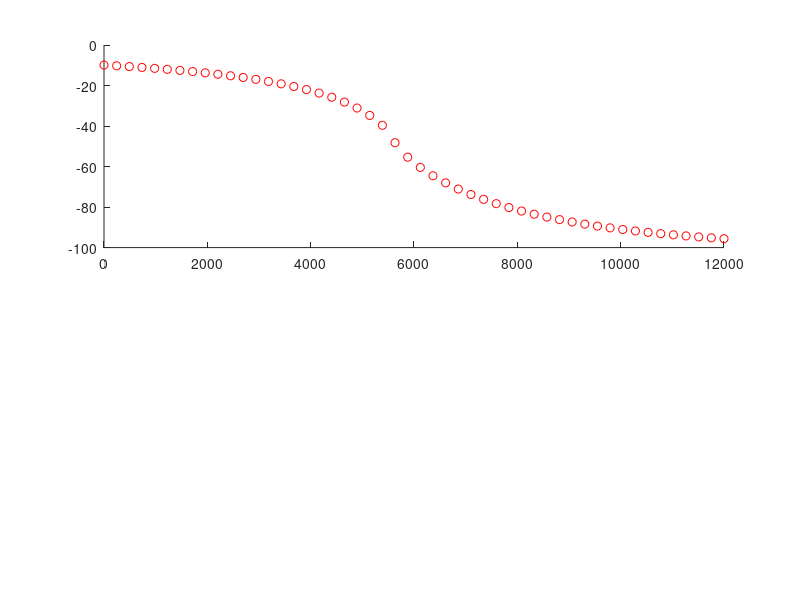

Write the MATLAB code that produced this figure. (Note: this script raises an error after producing the figure.)
% ***************************************************************
% *** Matlab code for optimizing Mode1 1 (Normal listric fault) having fixed density
% *** Source Code is mainly written for research purposes. The codes are
% *** having copyrights and required proper citations whenever it is used.
% *** Developed by:
% ***       Mr. Arka Roy (email: arka.phy@gmail.com)
% ***       Mr. Thatikonda Suresh Kumar (email: sureshkumarncess@gmail.com)
% ***       Mr. Rajat Kumar Sharma (email: rajat.sharma.mmm@gmail.com)
% ***       Solid Earth Research Group, National Centre for Earth Science Studies,
% ***       Ministry of Earth Sciences, Government of India
% ***       Thiruvanthapuram, Kerala, India
% ****************************************************************

clear all
close all

%importing synthetic gravity anomaly data for Model 1
data=importdata('listric_fault_grav_anomaly_model1.txt');
x_obs=data(:,1);       %observation points in m
g_obs=data(:,2);       %gravity anomalies in mGal
filename='error_energy_without_noise_model1.txt'; %file name for saving error energy
%Incorporating Gaussian noise
%g_obs=g_obs+sqrt(1.5).*randn(size(g_obs))+0; filename='error_energy_with_noise_model1.txt'; %file name for saving error energy
%finding orientation of fault
if abs(g_obs(1))>abs(g_obs(end))
    tf=-1;
else
    tf=1;
end
%plotting gravity anomaly data
figure(1)
subplot(2,1,1)
hold on
plot(x_obs,g_obs,'ro','linewidth',0.5)

%depth varying density distribution of the structure
density=@(z) -650+0.*z;

%t and c are Legendre Gaussian quadrature points for numerical integration
[t_leg,c_leg]=lgwt(10,0,1); 
    
%% Problem Definition
%%%%    Optimization of Model 1 (normal listric fault) using PSO     %%%%
c1=1.4; c2=1.7; 
            %Cost function with constraints for optimization
            CostFunction =@(x) myCostFunction(x,x_obs,g_obs,t_leg,c_leg,density)+1000*(constrained(x,x_obs)); 
            nVar=5;                %Number of Unknown Variables
            MaxIt = 500;           %Maximum number of iterations
            nPoP = 40;             %Population size or swarm size
            %Loop for 3 independent run
            cost_uncrtn=[]; var_uncrtn=[];
            for ii=1:3
                %Calling the function for optimization using PSO
                [bst_var, best_cost,iter_count,error_energy,tot_var,tot_cost] = WIPSO(CostFunction,nVar,MaxIt,nPoP,c1,c2);
                %Saving all best cost and parameters for each independent run 
                all_best(ii)=best_cost;
                all_var(:,ii)=bst_var;
                err_enrgy(:,ii)=error_energy';
                cost_uncrtn=[cost_uncrtn tot_cost];
                var_uncrtn=[var_uncrtn tot_var];
                %printing best cost after each iterations
                fprintf('best cost=%f\n',best_cost)
            end
            %finding best model 
            [val,id]=min(all_best);
            %Parameters for best Model 
            best_var=(squeeze(all_var(:,id)))';  
            %error energy for best model 
            best_error=(squeeze(err_enrgy(:,id)));
            
                %evaluating fault structures using Bazier polynomial
                [x_data,y_data]=quad_Bazier(best_var,20);
                %importing synthetic Model data points corresponding to the gravity anomaly
                listric_data=importdata('listric_fault_synthetic_model1.txt');
                xm=(listric_data(:,1))';
                ym=(listric_data(:,2))';
                %plotting the inverted fault structure
                subplot(2,1,2)
                hold on
                   if tf==1
                        %plotting the inverted fault structure using patched surface
                        p2=patch([x_data x_obs(end) x_obs(end) x_data(1)],[y_data y_data(end) y_data(1) y_data(1)],density([y_data y_data(end) y_data(1) y_data(1)]),'EdgeColor','none') ;
                        %plotting the synthetic fault structure using black dashed line
                        p1=plot([xm x_obs(end) x_obs(end) xm(1)],[ym ym(end) ym(1) ym(1)],'k--','linewidth',2);
                    else
                        %plotting the inverted fault structure using patched surface
                        p2=patch([x_data x_obs(1) x_obs(1) x_data(1)],[y_data y_data(end) y_data(1) y_data(1)],density([y_data y_data(end) y_data(1) y_data(1)]),'EdgeColor','none') ;
                        %plotting the synthetic fault structure using black dashed line
                        p1=plot([xm x_obs(1) x_obs(1) xm(1)],[ym ym(end) ym(1) ym(1)],'k--','linewidth',2);
                    end
                %colormap for the surface plot
                colormap hsv
                clim=[-1000 -400]; %colorbar axis limit in kg/m^3
                %positioning the color bar
                hp4 = get(subplot(2,1,2),'Position');
                c=colorbar('Position', [hp4(1)+hp4(3)+0.01  hp4(2)+0.03  0.015  .3]);
                %colorbar labelling
                c.Label.String = 'Density contrast (kg/m^3)';
                caxis(clim)
                set(c,'visible','off')
                box on
                %reversing the axis
                set(gca,'Ydir','reverse')   
                %axis limit 
                xlim([x_obs(1) x_obs(end)])
                ylim([0 5000])
                % drawing the legend
                hleg = legend([p1 p2],'location','northwest');
                % legend atributes
                hleg.String = {'Synthetic Model','Optimized Model'};
                %axis labelling
                xlabel('Horizontal distance (m)')
                ylabel('Depth (m)')
                %close polygonal form of depth profile 
                x1(1:length(x_data)+2)=[x_data tf*inf tf*inf];
                y1(1:length(y_data)+2)=[y_data y_data(end) y_data(1)];
                 %gravity field for optimized depth profile 
                 zz1=poly_gravityrho(x_obs,0,x1,y1,density,t_leg,c_leg);
                 %plotting optimized gravity anomaly profile
                 subplot(2,1,1)
                 hold on
                 plot(x_obs,zz1,'k')
                 %axis limit
                 xlim([x_obs(1) x_obs(end)])
                 legend('Synthetic data','Optimized data','location','northeast');
                 %axis labelling
                 xlabel('Horizontal distance (m)')
                 ylabel('Anomaly (mGal)')
                 box on   
 fprintf('\t For Model 1\n')
 %finding Frechet distance between sythetic and optimized data
 synth=[xm' ym']; optmzd=[x_data' y_data'];
 [cm, cSq] = DiscreteFrechetDist(synth,optmzd);
 fprintf('The Frechet distance between synthetic and optimized fault plane is %f m\n',cm)
 fprintf('Maximum optimized depth is %f m  and synthetic depth is %f m.\n',max(y_data),max(ym))
 
 %finding RMS error of  gravity anomaly
 rms_error=(norm(g_obs-zz1')/norm(g_obs))*100;
 fprintf('RMS error in gravity anomaly is %2.4e\n',rms_error)

%saving data for error energy
save(filename,'best_error','-ascii') % best_error is the error matrix 

%%%%%%%%%%%%%%%%%%%%%%%%%%%%%%%%%%%%%%%%%%%%%%%%%%%%%%%%%%%%%%%%%%%%%%%%%  
%%%%    Objective functions and Constraints   %%%%
function val=myCostFunction(x,x_obs,g_obs,t_leg,c_leg,density)
     %%inputs are 
     %x= parameters for PSO algorithm
     %x_obs= observation points
     %g_obs= observed gravity field 
     %t_leg and c_leg are  Legendre Gaussian quadrature points for numerical integration
     % subroutine for t_leg and c_leg evaluation is given in lgwt.m file 
     %finding orientation of fault
        if abs(g_obs(1))>abs(g_obs(end))
            tf=-1;
        else
            tf=1;
        end
     [x_data,y_data]=quad_Bazier(x,20);
     %close polygonal form of depth profile 
     x1(1:length(x_data)+2)=[x_data tf*inf tf*inf];
     y1(1:length(y_data)+2)=[y_data y_data(end) y_data(1)];
     %gravity field for given depth profile 
     zz1=tf*poly_gravityrho(x_obs,0,x1,y1,density,t_leg,c_leg);
     %misfit functional for observed and inverted gravity anomaly
     val=(norm(g_obs'-zz1)./norm(g_obs'))*100;
end
%%%%%%%%%%%%%%%%%%%%%%%%%%%%%%%%%%%%%%%%%%%%%%%%%%%%%%%%%%%%%%%%%%%%%%%%%  
function val=constrained(x,x_obs)
    
%%inputs are 
     %x     =   parameters for PSO algorithm
     %x_obs =   observation points
%%output
     %val   =   penalty barrier method for minimum bound
        
     %all bounds for Bazier curve parameters
      min_x=min(x_obs); max_x=max(x_obs);
     gg1=(x(1)-max_x);
     gg2=(-x(1)+min_x);
     
     gg3=x(1)-x(2);
     gg8=x(2)-x(3);
     
     gg4=x(1)-x(3);
     gg5=x(3)-max_x;
     
     gg6=-x(4);
     gg7=-x(5);
     
     gg=[0 gg1 gg2 gg3 gg4 gg5 gg6 gg7 gg8];
     val=(max(gg))^2;
end
%%%%%%%%%%%%%%%%%%%%%%%%%%%%%%%%%%%%%%%%%%%%%%%%%%%%%%%%%%%%%%%%%%%%%%%%%  